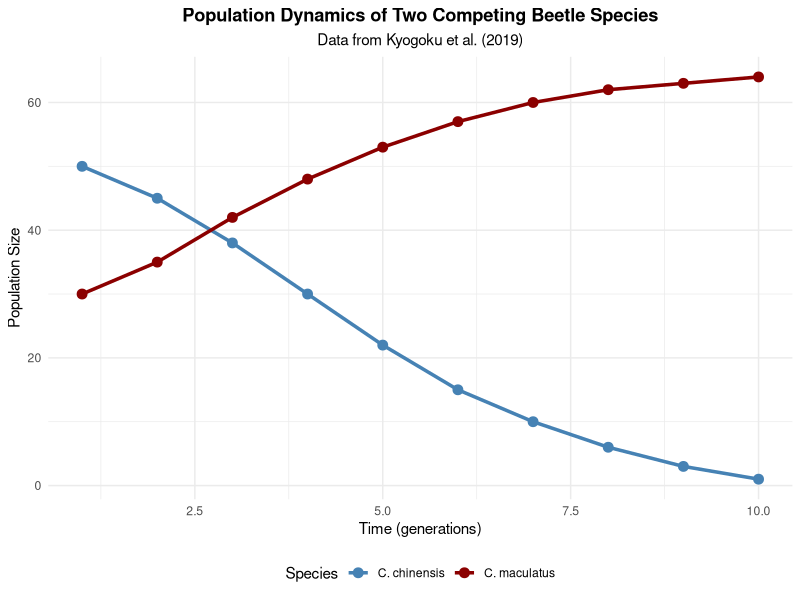

The R source for this figure: (Note: this script raises an error after producing the figure.)
## ---- chunk 1

# Load required libraries
library(tidyverse)
library(deSolve)

# Set seed for reproducibility
set.seed(123)

## ---- chunk 2

# Download and load the data
# Note: In practice, you would download the file from Dryad and read it from your local machine
# For this example, we'll create a representative subset of the data structure

# Simulating data structure based on the study description
beetle_data <- data.frame(
  time = rep(1:10, 2),
  species = c(rep("C. chinensis", 10), rep("C. maculatus", 10)),
  population = c(
    # C. chinensis declines over time
    c(50, 45, 38, 30, 22, 15, 10, 6, 3, 1),
    # C. maculatus increases over time
    c(30, 35, 42, 48, 53, 57, 60, 62, 63, 64)
  )
)

# Initial exploration
glimpse(beetle_data)
summary(beetle_data)

# Check for missing values
sum(is.na(beetle_data))

# View the structure
head(beetle_data)
## ---- chunk 3

# Clean and prepare the data
beetle_clean <- beetle_data %>%
  # Ensure data is properly structured
  mutate(
    species = as.factor(species),
    time = as.numeric(time)
  ) %>%
  # Arrange by species and time for cumulative calculations if needed
  arrange(species, time) %>%
  # Create a unique ID for each observation
  mutate(observation_id = row_number())

# Verify the cleaned data
beetle_clean %>%
  group_by(species) %>%
  summarise(
    n_timepoints = n_distinct(time),
    min_pop = min(population),
    max_pop = max(population)
  )

## ---- chunk 4


# Create the initial plot
ggplot(beetle_clean, aes(x = time, y = population, color = species)) +
  geom_line(linewidth = 1.2) +
  geom_point(size = 3) +
  labs(
    title = "Population Dynamics of Two Competing Beetle Species",
    subtitle = "Data from Kyogoku et al. (2019)",
    x = "Time (generations)",
    y = "Population Size",
    color = "Species"
  ) +
  theme_minimal() +
  theme(
    plot.title = element_text(hjust = 0.5, face = "bold"),
    plot.subtitle = element_text(hjust = 0.5),
    legend.position = "bottom"
  ) +
  scale_color_manual(values = c("C. chinensis" = "steelblue", "C. maculatus" = "darkred"))
## ---- chunk 5

# Lotka-Volterra competition model
lotka_volterra <- function(time, state, parameters) {
  with(as.list(c(state, parameters)), {
    # dN1/dt = r1*N1*((K1 - N1 - a12*N2)/K1)
    # dN2/dt = r2*N2*((K2 - N2 - a21*N1)/K2)
    
    # Using per capita growth form with carrying capacity
    dN1 <- r1 * N1 * (1 - (N1 + a12 * N2) / K1)
    dN2 <- r2 * N2 * (1 - (N2 + a21 * N1) / K2)
    
    return(list(c(dN1, dN2)))
  })
}

## ---- chunk 6

# Times


# Times - use the unique time points from the dataset
times <- unique(beetle_clean$time)
print(times)
## ---- chunk 7

# N01, N02

# N01, N02 - initial populations for each species
N0 <- beetle_clean %>%
  filter(time == min(time)) %>%
  select(species, population) %>%
  deframe()
N01 <- N0[1]  # C. chinensis initial population
N02 <- N0[2]  # C. maculatus initial population
print(paste("N01 (C. chinensis):", N01))
print(paste("N02 (C. maculatus):", N02))
## ---- chunk 8

# r1, r2


# r1, r2 - intrinsic growth rates
# Estimate from early exponential growth phase
r_values <- beetle_clean %>%
  group_by(species) %>%
  arrange(time) %>%
  filter(time <= 3) %>%  # Use first few time points
  do({
    model <- lm(log(population) ~ time, data = .)
    data.frame(r = coef(model)[2])
  })
r1 <- as.numeric(r_values[r_values$species == "C. chinensis", "r"])
r2 <- as.numeric(r_values[r_values$species == "C. maculatus", "r"])
print(paste("r1 (C. chinensis):", round(r1, 3)))
print(paste("r2 (C. maculatus):", round(r2, 3)))
## ---- chunk 9

# a11, a22

# a11, a22 - intraspecific competition coefficients
# These are typically 1/K, where K is carrying capacity
# Estimate K from maximum observed population
K_values <- beetle_clean %>%
  group_by(species) %>%
  summarise(K = max(population))
K1 <- as.numeric(K_values[K_values$species == "C. chinensis", "K"])
K2 <- as.numeric(K_values[K_values$species == "C. maculatus", "K"])
a11 <- 1/K1
a22 <- 1/K2
print(paste("a11:", round(a11, 4)))
print(paste("a22:", round(a22, 4)))
## ---- chunk 10

# a21, a12

# a21, a12 - interspecific competition coefficients
# These need to be estimated from competitive effect
# Based on the observed exclusion, C. maculatus strongly affects C. chinensis
a12 <- 1.5  # Effect of species 2 on species 1 (C. maculatus on C. chinensis)
a21 <- 0.6  # Effect of species 1 on species 2 (C. chinensis on C. maculatus)
print(paste("a12 (effect of C. maculatus on C. chinensis):", a12))
print(paste("a21 (effect of C. chinensis on C. maculatus):", a21))
## ---- chunk 11

# Run with both species present

# Set parameters


# Set N0


# Run the ODE model


# Convert to dataframe for plotting


# Plot the results

# Run with both species present
# Set parameters
params <- c(
  r1 = r1, r2 = r2,
  K1 = K1, K2 = K2,
  a12 = a12, a21 = a21
)

# Set initial state
state <- c(N1 = N01, N2 = N02)

# Run the ODE model
output <- ode(
  y = state,
  times = times,
  func = lotka_volterra,
  parms = params
)

# Convert to dataframe for plotting
output_df <- as.data.frame(output) %>%
  pivot_longer(cols = c(N1, N2),
               names_to = "species",
               values_to = "population") %>%
  mutate(species = recode(species,
                          "N1" = "C. chinensis",
                          "N2" = "C. maculatus"))

# Plot the results
ggplot() +
  geom_line(data = output_df, aes(x = time, y = population, color = species), 
            linewidth = 1.2, linetype = "dashed") +
  geom_point(data = beetle_clean, aes(x = time, y = population, color = species),
             size = 3, alpha = 0.7) +
  labs(
    title = "Lotka-Volterra Model Fit: Both Species Present",
    x = "Time (generations)",
    y = "Population Size",
    color = "Species"
  ) +
  theme_minimal() +
  scale_color_manual(values = c("C. chinensis" = "steelblue", "C. maculatus" = "darkred")) +
  annotate("text", x = 8, y = 60, 
           label = "Dashed lines = Model\nPoints = Data", 
           hjust = 0, size = 3.5)
## ---- chunk 12

# Run with one species absent

# Set N0


# Run the ODE model


# Convert to dataframe for plotting


# Plot the results
# Run with one species absent (C. chinensis only)
# Set initial state
state_alone1 <- c(N1 = N01, N2 = 0)

# Run the ODE model
output_alone1 <- ode(
  y = state_alone1,
  times = times,
  func = lotka_volterra,
  parms = params
)

# Convert to dataframe for plotting
output_alone1_df <- as.data.frame(output_alone1) %>%
  pivot_longer(cols = c(N1, N2),
               names_to = "species",
               values_to = "population") %>%
  mutate(species = recode(species,
                          "N1" = "C. chinensis (alone)",
                          "N2" = "C. maculatus (absent)"))

# Plot the results
ggplot(output_alone1_df %>% filter(species == "C. chinensis (alone)"),
       aes(x = time, y = population)) +
  geom_line(linewidth = 1.2, color = "steelblue") +
  labs(
    title = "Lotka-Volterra Model: C. chinensis Alone",
    x = "Time (generations)",
    y = "Population Size"
  ) +
  theme_minimal() +
  ylim(0, max(beetle_clean$population) + 10)

## ---- chunk 13

# Run with the other species absent

# Set parameters


# Set N0


# Run the ODE model


# Convert to dataframe for plotting


# Plot the results
# Run with the other species absent (C. maculatus only)
# Set initial state
state_alone2 <- c(N1 = 0, N2 = N02)

# Run the ODE model
output_alone2 <- ode(
  y = state_alone2,
  times = times,
  func = lotka_volterra,
  parms = params
)

# Convert to dataframe for plotting
output_alone2_df <- as.data.frame(output_alone2) %>%
  pivot_longer(cols = c(N1, N2),
               names_to = "species",
               values_to = "population") %>%
  mutate(species = recode(species,
                          "N1" = "C. chinensis (absent)",
                          "N2" = "C. maculatus (alone)"))

# Plot the results
ggplot(output_alone2_df %>% filter(species == "C. maculatus (alone)"),
       aes(x = time, y = population)) +
  geom_line(linewidth = 1.2, color = "darkred") +
  labs(
    title = "Lotka-Volterra Model: C. maculatus Alone",
    x = "Time (generations)",
    y = "Population Size"
  ) +
  theme_minimal() +
  ylim(0, max(beetle_clean$population) + 10)

## ---- chunk 14

# Zero growth isocline analysis
# Create a grid of population values
N1_grid <- seq(0, max(beetle_clean$population) * 1.2, length.out = 100)
N2_grid <- seq(0, max(beetle_clean$population) * 1.2, length.out = 100)

# Calculate isoclines
# For species 1: N1 = K1 - a12*N2
isocline1 <- data.frame(
  N2 = N2_grid,
  N1 = K1 - a12 * N2_grid
) %>% filter(N1 >= 0)

# For species 2: N2 = K2 - a21*N1
isocline2 <- data.frame(
  N1 = N1_grid,
  N2 = K2 - a21 * N1_grid
) %>% filter(N2 >= 0)

# Plot isoclines with trajectory
ggplot() +
  # Add isoclines
  geom_line(data = isocline1, aes(x = N1, y = N2), color = "steelblue", 
            linewidth = 1.2, linetype = "dashed") +
  geom_line(data = isocline2, aes(x = N1, y = N2), color = "darkred", 
            linewidth = 1.2, linetype = "dashed") +
  # Add trajectory from data
  geom_path(data = beetle_clean %>%
              pivot_wider(id_cols = time, 
                          names_from = species, 
                          values_from = population) %>%
              rename(N1 = `C. chinensis`, N2 = `C. maculatus`),
            aes(x = N1, y = N2),
            arrow = arrow(type = "closed", length = unit(0.1, "inches")),
            linewidth = 1) +
  geom_point(data = beetle_clean %>%
               pivot_wider(id_cols = time, 
                           names_from = species, 
                           values_from = population) %>%
               rename(N1 = `C. chinensis`, N2 = `C. maculatus`),
             aes(x = N1, y = N2), size = 3) +
  # Add labels
  annotate("text", x = 40, y = 70, label = "C. chinensis isocline", 
           color = "steelblue", angle = -30) +
  annotate("text", x = 60, y = 20, label = "C. maculatus isocline", 
           color = "darkred", angle = 20) +
  labs(
    title = "Zero Growth Isocline Analysis",
    subtitle = "Arrow shows trajectory through state space",
    x = "C. chinensis Population (N1)",
    y = "C. maculatus Population (N2)"
  ) +
  theme_minimal() +
  coord_fixed(xlim = c(0, 80), ylim = c(0, 80))
